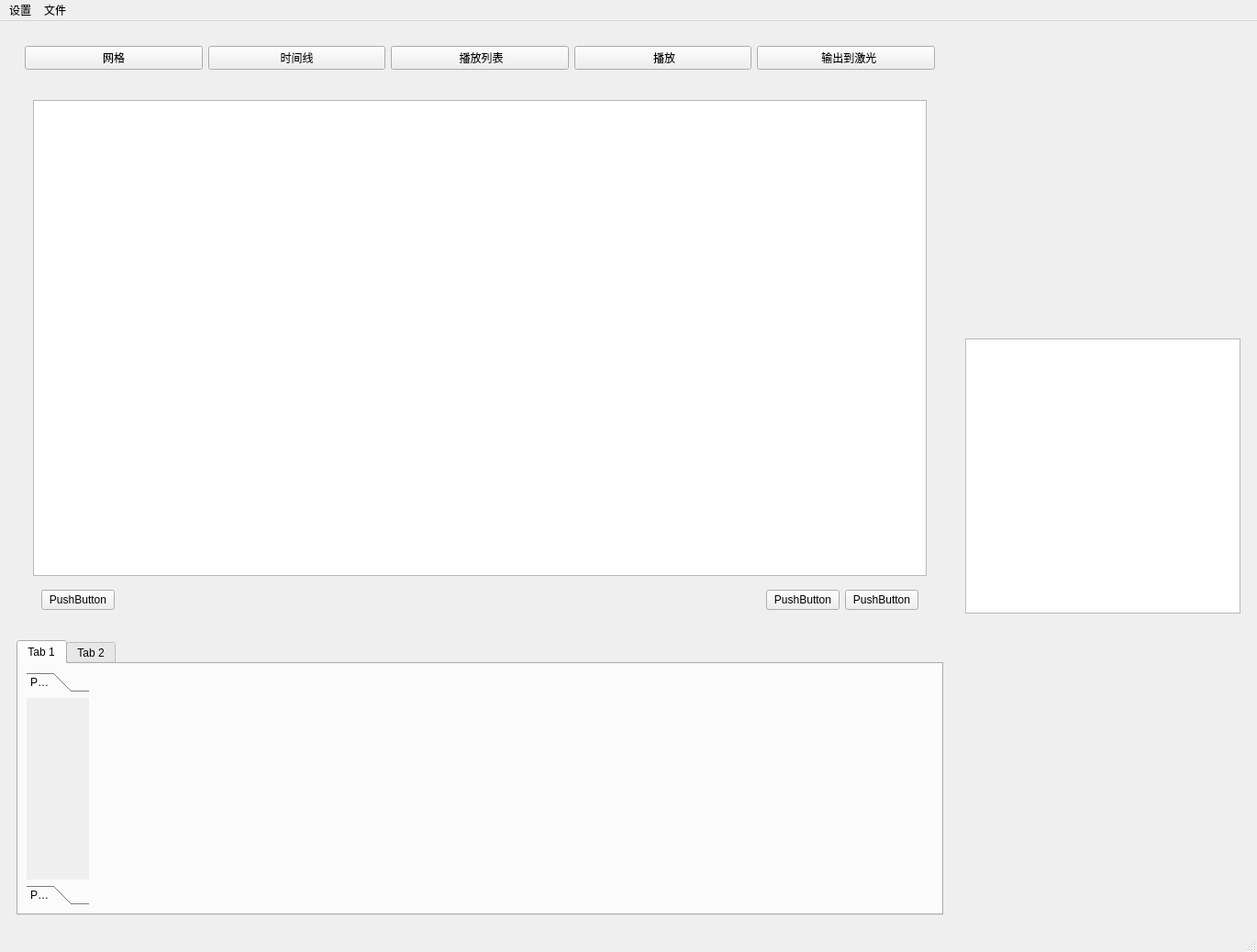
<?xml version="1.0" encoding="UTF-8"?>
<ui version="4.0">
 <class>MainWindow1</class>
 <widget class="QMainWindow" name="MainWindow1">
  <property name="geometry">
   <rect>
    <x>0</x>
    <y>0</y>
    <width>1370</width>
    <height>1035</height>
   </rect>
  </property>
  <property name="minimumSize">
   <size>
    <width>0</width>
    <height>0</height>
   </size>
  </property>
  <property name="windowTitle">
   <string>MainWindow</string>
  </property>
  <widget class="QWidget" name="centralwidget">
   <layout class="QHBoxLayout" name="horizontalLayout">
    <item>
     <widget class="QWidget" name="widget" native="true">
      <layout class="QVBoxLayout" name="verticalLayout_3">
       <item>
        <widget class="QWidget" name="widget_3" native="true">
         <layout class="QHBoxLayout" name="horizontalLayout_4">
          <item>
           <widget class="toggle_button" name="pushButton_grid">
            <property name="text">
             <string>网格</string>
            </property>
           </widget>
          </item>
          <item>
           <widget class="toggle_button" name="pushButton_timeline">
            <property name="text">
             <string>时间线</string>
            </property>
           </widget>
          </item>
          <item>
           <widget class="toggle_button" name="pushButton_playlist">
            <property name="text">
             <string> 播放列表</string>
            </property>
           </widget>
          </item>
          <item>
           <widget class="toggle_button" name="play_button">
            <property name="text">
             <string> 播放</string>
            </property>
            <property name="default">
             <bool>false</bool>
            </property>
           </widget>
          </item>
          <item>
           <widget class="toggle_button" name="output_button">
            <property name="text">
             <string>  输出到激光</string>
            </property>
           </widget>
          </item>
         </layout>
        </widget>
       </item>
       <item>
        <widget class="QStackedWidget" name="stackedWidget_2">
         <property name="currentIndex">
          <number>1</number>
         </property>
         <widget class="QWidget" name="page_13">
          <layout class="QHBoxLayout" name="horizontalLayout_7">
           <item>
            <widget class="QWidget" name="widget_5" native="true">
             <property name="minimumSize">
              <size>
               <width>992</width>
               <height>583</height>
              </size>
             </property>
             <layout class="QHBoxLayout" name="horizontalLayout_8">
              <item>
               <widget class="Scene_Tool_Box" name="m_scenes_book">
                <property name="currentIndex">
                 <number>0</number>
                </property>
                <widget class="QWidget" name="page_14">
                 <property name="geometry">
                  <rect>
                   <x>0</x>
                   <y>0</y>
                   <width>69</width>
                   <height>513</height>
                  </rect>
                 </property>
                 <attribute name="label">
                  <string>Page 1</string>
                 </attribute>
                </widget>
                <widget class="QWidget" name="page_15">
                 <property name="geometry">
                  <rect>
                   <x>0</x>
                   <y>0</y>
                   <width>100</width>
                   <height>30</height>
                  </rect>
                 </property>
                 <attribute name="label">
                  <string>Page 2</string>
                 </attribute>
                </widget>
               </widget>
              </item>
              <item>
               <widget class="Scene_Stack" name="m_scenes_stack">
                <property name="minimumSize">
                 <size>
                  <width>700</width>
                  <height>521</height>
                 </size>
                </property>
                <property name="currentIndex">
                 <number>1</number>
                </property>
                <widget class="QWidget" name="page_16"/>
                <widget class="QWidget" name="page_17">
                 <layout class="QGridLayout" name="gridLayout_3">
                  <item row="0" column="6">
                   <widget class="QGraphicsView" name="graphicsView_87">
                    <property name="minimumSize">
                     <size>
                      <width>105</width>
                      <height>105</height>
                     </size>
                    </property>
                   </widget>
                  </item>
                  <item row="1" column="5">
                   <widget class="QGraphicsView" name="graphicsView_94">
                    <property name="minimumSize">
                     <size>
                      <width>105</width>
                      <height>105</height>
                     </size>
                    </property>
                   </widget>
                  </item>
                  <item row="1" column="1">
                   <widget class="QGraphicsView" name="graphicsView_90">
                    <property name="minimumSize">
                     <size>
                      <width>105</width>
                      <height>105</height>
                     </size>
                    </property>
                   </widget>
                  </item>
                  <item row="3" column="4">
                   <widget class="QGraphicsView" name="graphicsView_109">
                    <property name="minimumSize">
                     <size>
                      <width>105</width>
                      <height>105</height>
                     </size>
                    </property>
                   </widget>
                  </item>
                  <item row="4" column="5">
                   <widget class="QGraphicsView" name="graphicsView_118">
                    <property name="minimumSize">
                     <size>
                      <width>105</width>
                      <height>105</height>
                     </size>
                    </property>
                   </widget>
                  </item>
                  <item row="4" column="2">
                   <widget class="QGraphicsView" name="graphicsView_115">
                    <property name="minimumSize">
                     <size>
                      <width>105</width>
                      <height>105</height>
                     </size>
                    </property>
                   </widget>
                  </item>
                  <item row="3" column="0">
                   <widget class="QGraphicsView" name="graphicsView_105">
                    <property name="minimumSize">
                     <size>
                      <width>105</width>
                      <height>105</height>
                     </size>
                    </property>
                   </widget>
                  </item>
                  <item row="0" column="7">
                   <widget class="QGraphicsView" name="graphicsView_88">
                    <property name="minimumSize">
                     <size>
                      <width>105</width>
                      <height>105</height>
                     </size>
                    </property>
                   </widget>
                  </item>
                  <item row="3" column="3">
                   <widget class="QGraphicsView" name="graphicsView_108">
                    <property name="minimumSize">
                     <size>
                      <width>105</width>
                      <height>105</height>
                     </size>
                    </property>
                   </widget>
                  </item>
                  <item row="2" column="1">
                   <widget class="QGraphicsView" name="graphicsView_98">
                    <property name="minimumSize">
                     <size>
                      <width>105</width>
                      <height>105</height>
                     </size>
                    </property>
                   </widget>
                  </item>
                  <item row="3" column="7">
                   <widget class="QGraphicsView" name="graphicsView_112">
                    <property name="minimumSize">
                     <size>
                      <width>105</width>
                      <height>105</height>
                     </size>
                    </property>
                   </widget>
                  </item>
                  <item row="0" column="2">
                   <widget class="QGraphicsView" name="graphicsView_83">
                    <property name="minimumSize">
                     <size>
                      <width>105</width>
                      <height>105</height>
                     </size>
                    </property>
                   </widget>
                  </item>
                  <item row="2" column="3">
                   <widget class="QGraphicsView" name="graphicsView_100">
                    <property name="minimumSize">
                     <size>
                      <width>105</width>
                      <height>105</height>
                     </size>
                    </property>
                   </widget>
                  </item>
                  <item row="1" column="7">
                   <widget class="QGraphicsView" name="graphicsView_96">
                    <property name="minimumSize">
                     <size>
                      <width>105</width>
                      <height>105</height>
                     </size>
                    </property>
                   </widget>
                  </item>
                  <item row="1" column="3">
                   <widget class="QGraphicsView" name="graphicsView_92">
                    <property name="minimumSize">
                     <size>
                      <width>105</width>
                      <height>105</height>
                     </size>
                    </property>
                   </widget>
                  </item>
                  <item row="2" column="0">
                   <widget class="QGraphicsView" name="graphicsView_97">
                    <property name="minimumSize">
                     <size>
                      <width>105</width>
                      <height>105</height>
                     </size>
                    </property>
                   </widget>
                  </item>
                  <item row="1" column="4">
                   <widget class="QGraphicsView" name="graphicsView_93">
                    <property name="minimumSize">
                     <size>
                      <width>105</width>
                      <height>105</height>
                     </size>
                    </property>
                   </widget>
                  </item>
                  <item row="1" column="0">
                   <widget class="QGraphicsView" name="graphicsView_89">
                    <property name="minimumSize">
                     <size>
                      <width>105</width>
                      <height>105</height>
                     </size>
                    </property>
                   </widget>
                  </item>
                  <item row="2" column="6">
                   <widget class="QGraphicsView" name="graphicsView_103">
                    <property name="minimumSize">
                     <size>
                      <width>105</width>
                      <height>105</height>
                     </size>
                    </property>
                   </widget>
                  </item>
                  <item row="2" column="7">
                   <widget class="QGraphicsView" name="graphicsView_104">
                    <property name="minimumSize">
                     <size>
                      <width>105</width>
                      <height>105</height>
                     </size>
                    </property>
                   </widget>
                  </item>
                  <item row="4" column="4">
                   <widget class="QGraphicsView" name="graphicsView_117">
                    <property name="minimumSize">
                     <size>
                      <width>105</width>
                      <height>105</height>
                     </size>
                    </property>
                   </widget>
                  </item>
                  <item row="3" column="2">
                   <widget class="QGraphicsView" name="graphicsView_107">
                    <property name="minimumSize">
                     <size>
                      <width>105</width>
                      <height>105</height>
                     </size>
                    </property>
                   </widget>
                  </item>
                  <item row="4" column="7">
                   <widget class="QGraphicsView" name="graphicsView_120">
                    <property name="minimumSize">
                     <size>
                      <width>105</width>
                      <height>105</height>
                     </size>
                    </property>
                   </widget>
                  </item>
                  <item row="3" column="5">
                   <widget class="QGraphicsView" name="graphicsView_110">
                    <property name="minimumSize">
                     <size>
                      <width>105</width>
                      <height>105</height>
                     </size>
                    </property>
                   </widget>
                  </item>
                  <item row="0" column="5">
                   <widget class="QGraphicsView" name="graphicsView_86">
                    <property name="minimumSize">
                     <size>
                      <width>105</width>
                      <height>105</height>
                     </size>
                    </property>
                   </widget>
                  </item>
                  <item row="0" column="0">
                   <widget class="QGraphicsView" name="graphicsView_81">
                    <property name="minimumSize">
                     <size>
                      <width>105</width>
                      <height>105</height>
                     </size>
                    </property>
                   </widget>
                  </item>
                  <item row="1" column="6">
                   <widget class="QGraphicsView" name="graphicsView_95">
                    <property name="minimumSize">
                     <size>
                      <width>105</width>
                      <height>105</height>
                     </size>
                    </property>
                   </widget>
                  </item>
                  <item row="2" column="5">
                   <widget class="QGraphicsView" name="graphicsView_102">
                    <property name="minimumSize">
                     <size>
                      <width>105</width>
                      <height>105</height>
                     </size>
                    </property>
                   </widget>
                  </item>
                  <item row="4" column="6">
                   <widget class="QGraphicsView" name="graphicsView_119">
                    <property name="minimumSize">
                     <size>
                      <width>105</width>
                      <height>105</height>
                     </size>
                    </property>
                   </widget>
                  </item>
                  <item row="4" column="3">
                   <widget class="QGraphicsView" name="graphicsView_116">
                    <property name="minimumSize">
                     <size>
                      <width>105</width>
                      <height>105</height>
                     </size>
                    </property>
                   </widget>
                  </item>
                  <item row="1" column="2">
                   <widget class="QGraphicsView" name="graphicsView_91">
                    <property name="minimumSize">
                     <size>
                      <width>105</width>
                      <height>105</height>
                     </size>
                    </property>
                   </widget>
                  </item>
                  <item row="3" column="1">
                   <widget class="QGraphicsView" name="graphicsView_106">
                    <property name="minimumSize">
                     <size>
                      <width>105</width>
                      <height>105</height>
                     </size>
                    </property>
                   </widget>
                  </item>
                  <item row="3" column="6">
                   <widget class="QGraphicsView" name="graphicsView_111">
                    <property name="minimumSize">
                     <size>
                      <width>105</width>
                      <height>105</height>
                     </size>
                    </property>
                   </widget>
                  </item>
                  <item row="0" column="3">
                   <widget class="QGraphicsView" name="graphicsView_84">
                    <property name="minimumSize">
                     <size>
                      <width>105</width>
                      <height>105</height>
                     </size>
                    </property>
                   </widget>
                  </item>
                  <item row="4" column="0">
                   <widget class="QGraphicsView" name="graphicsView_113">
                    <property name="minimumSize">
                     <size>
                      <width>105</width>
                      <height>105</height>
                     </size>
                    </property>
                   </widget>
                  </item>
                  <item row="2" column="2">
                   <widget class="QGraphicsView" name="graphicsView_99">
                    <property name="minimumSize">
                     <size>
                      <width>105</width>
                      <height>105</height>
                     </size>
                    </property>
                   </widget>
                  </item>
                  <item row="4" column="1">
                   <widget class="QGraphicsView" name="graphicsView_114">
                    <property name="minimumSize">
                     <size>
                      <width>105</width>
                      <height>105</height>
                     </size>
                    </property>
                   </widget>
                  </item>
                  <item row="2" column="4">
                   <widget class="QGraphicsView" name="graphicsView_101">
                    <property name="minimumSize">
                     <size>
                      <width>105</width>
                      <height>105</height>
                     </size>
                    </property>
                   </widget>
                  </item>
                  <item row="0" column="4">
                   <widget class="QGraphicsView" name="graphicsView_85">
                    <property name="minimumSize">
                     <size>
                      <width>105</width>
                      <height>105</height>
                     </size>
                    </property>
                   </widget>
                  </item>
                  <item row="0" column="1">
                   <widget class="QGraphicsView" name="graphicsView_82">
                    <property name="minimumSize">
                     <size>
                      <width>105</width>
                      <height>105</height>
                     </size>
                    </property>
                   </widget>
                  </item>
                 </layout>
                </widget>
               </widget>
              </item>
             </layout>
            </widget>
           </item>
          </layout>
         </widget>
         <widget class="QWidget" name="page_18">
          <layout class="QVBoxLayout" name="verticalLayout">
           <item>
            <widget class="QWidget" name="widget_2" native="true">
             <layout class="QVBoxLayout" name="verticalLayout_4">
              <item>
               <widget class="project_panel" name="project_panel_view"/>
              </item>
              <item>
               <widget class="QWidget" name="widget_7" native="true">
                <layout class="QHBoxLayout" name="horizontalLayout_2">
                 <item>
                  <widget class="QPushButton" name="pushButton_2">
                   <property name="text">
                    <string>PushButton</string>
                   </property>
                  </widget>
                 </item>
                 <item>
                  <spacer name="horizontalSpacer">
                   <property name="orientation">
                    <enum>Qt::Horizontal</enum>
                   </property>
                   <property name="sizeHint" stdset="0">
                    <size>
                     <width>713</width>
                     <height>20</height>
                    </size>
                   </property>
                  </spacer>
                 </item>
                 <item>
                  <widget class="QPushButton" name="pushButton_3">
                   <property name="text">
                    <string>PushButton</string>
                   </property>
                  </widget>
                 </item>
                 <item>
                  <widget class="QPushButton" name="pushButton">
                   <property name="text">
                    <string>PushButton</string>
                   </property>
                  </widget>
                 </item>
                </layout>
               </widget>
              </item>
             </layout>
            </widget>
           </item>
          </layout>
         </widget>
        </widget>
       </item>
       <item>
        <widget class="QTabWidget" name="quick_tabWidget">
         <property name="minimumSize">
          <size>
           <width>0</width>
           <height>300</height>
          </size>
         </property>
         <property name="currentIndex">
          <number>0</number>
         </property>
         <widget class="QWidget" name="tab">
          <attribute name="title">
           <string>Tab 1</string>
          </attribute>
          <layout class="QHBoxLayout" name="horizontalLayout_3">
           <item>
            <widget class="Scene_Tool_Box" name="quick_scenes_book">
             <property name="maximumSize">
              <size>
               <width>68</width>
               <height>16777215</height>
              </size>
             </property>
             <property name="currentIndex">
              <number>0</number>
             </property>
             <widget class="QWidget" name="page_3">
              <property name="geometry">
               <rect>
                <x>0</x>
                <y>0</y>
                <width>68</width>
                <height>205</height>
               </rect>
              </property>
              <attribute name="label">
               <string>Page 1</string>
              </attribute>
             </widget>
             <widget class="QWidget" name="page_4">
              <property name="geometry">
               <rect>
                <x>0</x>
                <y>0</y>
                <width>68</width>
                <height>205</height>
               </rect>
              </property>
              <attribute name="label">
               <string>Page 2</string>
              </attribute>
             </widget>
            </widget>
           </item>
           <item>
            <widget class="Scene_Stack" name="quick_scenes_stack">
             <widget class="QWidget" name="page"/>
             <widget class="QWidget" name="page_2"/>
            </widget>
           </item>
          </layout>
         </widget>
         <widget class="QWidget" name="tab_2">
          <attribute name="title">
           <string>Tab 2</string>
          </attribute>
         </widget>
        </widget>
       </item>
      </layout>
     </widget>
    </item>
    <item>
     <widget class="QWidget" name="widget_6" native="true">
      <layout class="QVBoxLayout" name="verticalLayout_2">
       <item>
        <widget class="output_panel" name="display_view">
         <property name="minimumSize">
          <size>
           <width>300</width>
           <height>300</height>
          </size>
         </property>
         <property name="maximumSize">
          <size>
           <width>300</width>
           <height>300</height>
          </size>
         </property>
        </widget>
       </item>
      </layout>
     </widget>
    </item>
   </layout>
  </widget>
  <widget class="QMenuBar" name="menubar">
   <property name="geometry">
    <rect>
     <x>0</x>
     <y>0</y>
     <width>1370</width>
     <height>23</height>
    </rect>
   </property>
   <widget class="QMenu" name="menu">
    <property name="title">
     <string>设置</string>
    </property>
    <addaction name="hardware"/>
    <addaction name="laser_setting"/>
    <addaction name="projection_zones"/>
   </widget>
   <widget class="QMenu" name="menu_2">
    <property name="title">
     <string>文件</string>
    </property>
    <addaction name="new_workspace"/>
    <addaction name="open_workspace"/>
   </widget>
   <addaction name="menu"/>
   <addaction name="menu_2"/>
  </widget>
  <widget class="QStatusBar" name="statusbar"/>
  <action name="hardware">
   <property name="checkable">
    <bool>false</bool>
   </property>
   <property name="text">
    <string>激光灯与控制器硬件</string>
   </property>
  </action>
  <action name="laser_setting">
   <property name="checkable">
    <bool>false</bool>
   </property>
   <property name="text">
    <string>激光灯设置</string>
   </property>
  </action>
  <action name="projection_zones">
   <property name="checkable">
    <bool>false</bool>
   </property>
   <property name="text">
    <string>投影区域</string>
   </property>
  </action>
  <action name="new_workspace">
   <property name="checkable">
    <bool>false</bool>
   </property>
   <property name="text">
    <string>新建工作区</string>
   </property>
  </action>
  <action name="open_workspace">
   <property name="checkable">
    <bool>false</bool>
   </property>
   <property name="text">
    <string>打开工作区</string>
   </property>
  </action>
 </widget>
 <customwidgets>
  <customwidget>
   <class>Scene_Tool_Box</class>
   <extends>QToolBox</extends>
   <header>scene_tool_box.h</header>
   <container>1</container>
  </customwidget>
  <customwidget>
   <class>Scene_Stack</class>
   <extends>QStackedWidget</extends>
   <header>scene_tool_box.h</header>
   <container>1</container>
  </customwidget>
  <customwidget>
   <class>output_panel</class>
   <extends>QGraphicsView</extends>
   <header>output_panel.h</header>
  </customwidget>
  <customwidget>
   <class>project_panel</class>
   <extends>QGraphicsView</extends>
   <header location="global">project_panel.h</header>
  </customwidget>
  <customwidget>
   <class>toggle_button</class>
   <extends>QPushButton</extends>
   <header>toggle_button.h</header>
  </customwidget>
 </customwidgets>
 <resources/>
 <connections/>
</ui>
